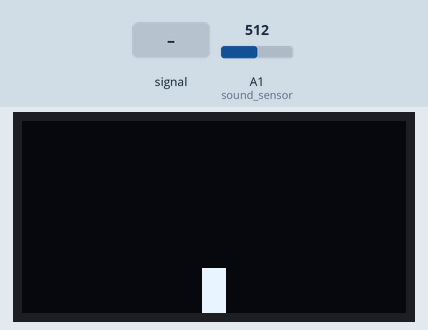
Simulated run of this sketch. Board: Arduino Uno, built with avr-gcc and run on an emulated ATmega328P. Parts: 128×64 one-colour display. The test bench sets the inputs (shaded band); at power-on: A1 (sound_sensor) = 512. What the sketch prints to the serial monitor is not drawn.

Above: at 1.2 s.
1.3 s: A1 (sound_sensor) fed a 200 Hz sine of ±81 counts around its level
At 2.3 s:
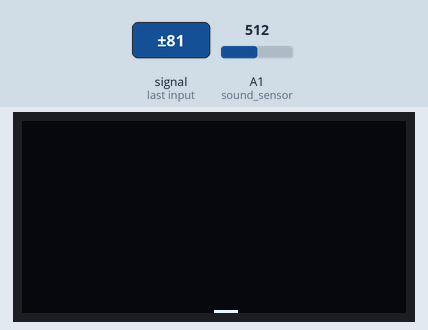
At 5.8 s:
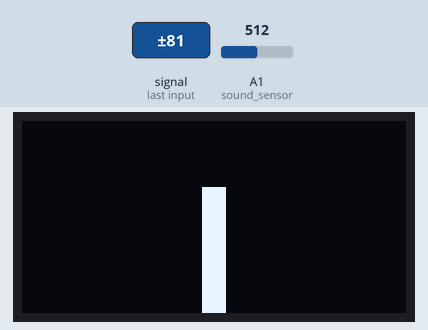
Timing chart, 0 to 7.3 s (numbered marks = the images above; inputs shaded):
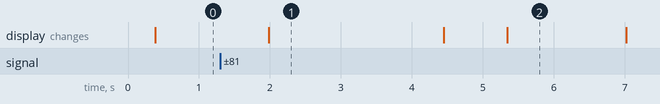

Measured:
- after the input at 1.3 s, the display: changes after 0.69 s (image 1)
- what the display in image 1 shows lasts 2.4 s, from 2.0 s to 4.4 s

The sketch:

Task-1.3.3.ino
```cpp
/*
Author: Sanjana Vani V
Date: 07-02-2026
Board: Arduino Uno R3
Description: Visualises Audio Input using a 128x64 OLED
*/

#include <Wire.h>
#include <Adafruit_GFX.h>
#include <Adafruit_SSD1306.h>

const int Width = 128;
const int Height = 64;
const int sound_sensor = A1;
int reading;
int y = 0;
int y_prev = 0;

Adafruit_SSD1306 Display(Width, Height, &Wire, -1);

void setup()
{
  Serial.begin(9600);
  if(!Display.begin(SSD1306_SWITCHCAPVCC, 0x3C)) {
    Serial.println("SSD1306 allocation failed");
  }
  Display.setTextSize(1);
  Display.setTextColor(SSD1306_WHITE);
  Display.clearDisplay();
  Display.setCursor(0, 0);
}

void loop() {
  Display.clearDisplay();
  reading = analogRead(sound_sensor);
  Serial.println(reading);
  y = map(reading, 500, 550, 0, 64);
  if (y>y_prev)
  {
    for (int i=y_prev; i<=y; i++)
    {
      Display.drawRect(60, 64-i, 8, i, SSD1306_WHITE);
      Display.fillRect(60, 64-i, 8, i, SSD1306_WHITE);
      delay(20);
    }
  }
  if (y<y_prev)
  {
    for (int i=y_prev; i>=y; i--)
    {
      Display.drawRect(64, 64-i, 8, i, SSD1306_WHITE);
      Display.fillRect(64, 64-i, 8, i, SSD1306_WHITE);
      delay(20);
    }
  }
  y=y_prev;
  Display.display();
}

/*
OLED Connections:
GND - Ground
VCC - 3.3V
SCL - Analog Pin A5
SDA - Analog Pin A4

Sound Sensor Connections:
VCC - 5V
GND - Ground
A0 - Digital Pin A1
*/
```
